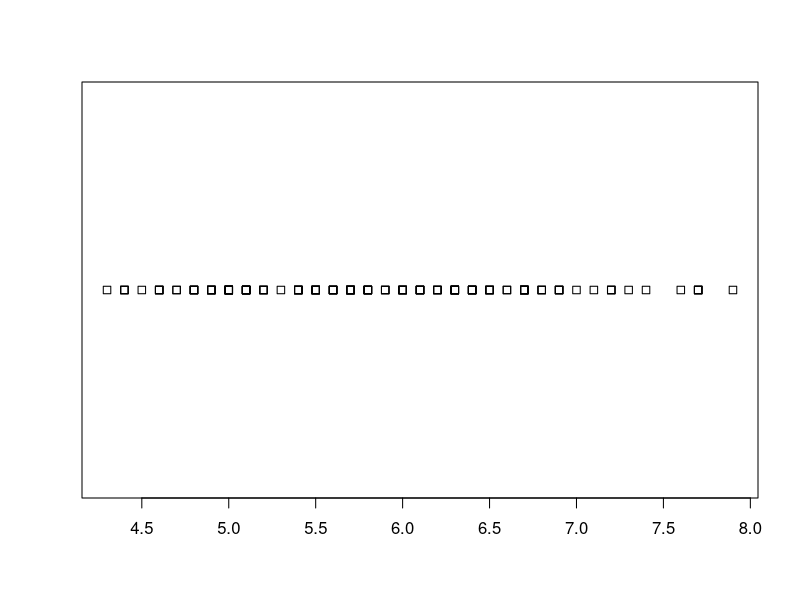
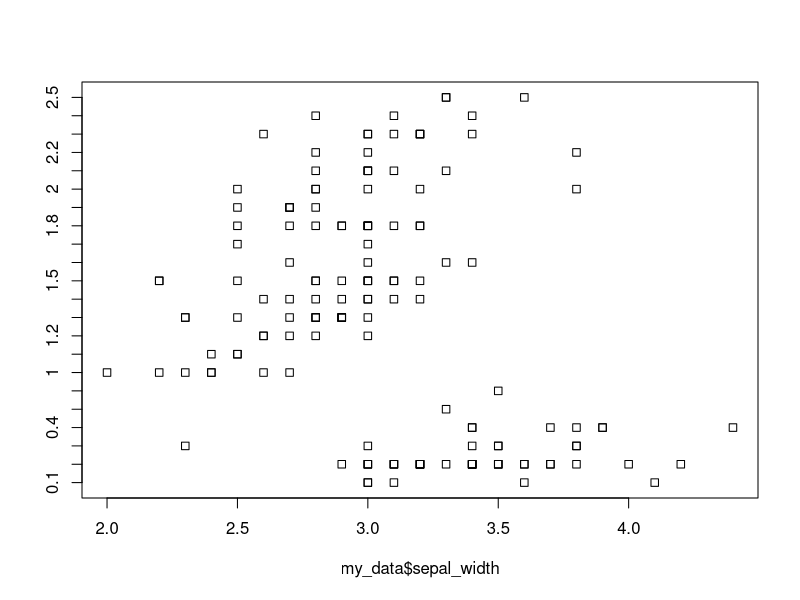
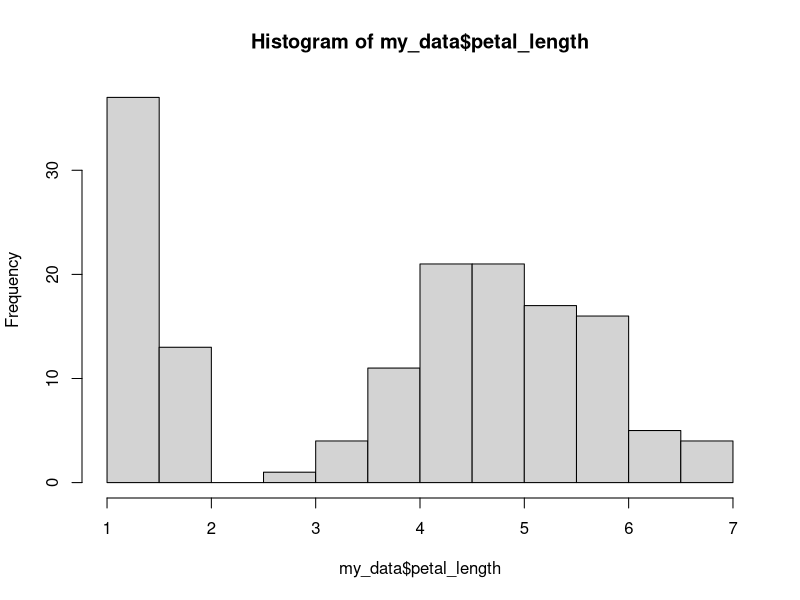
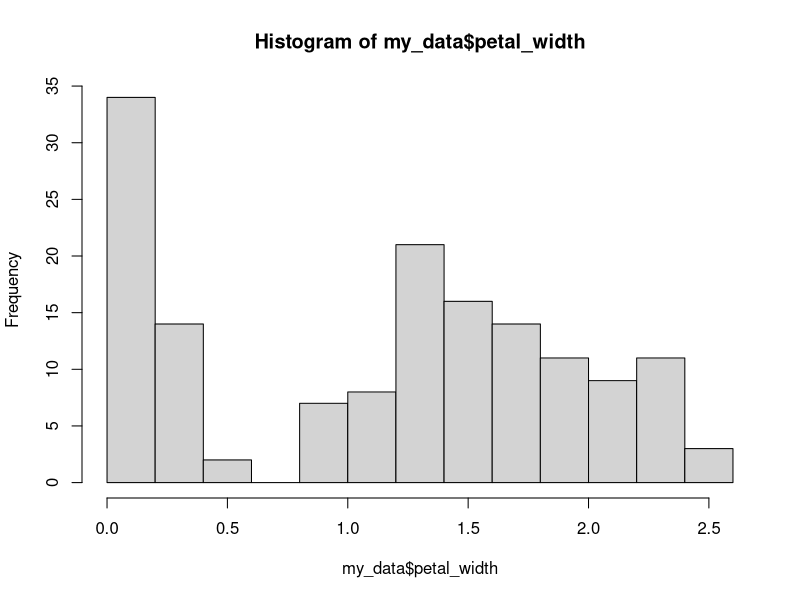
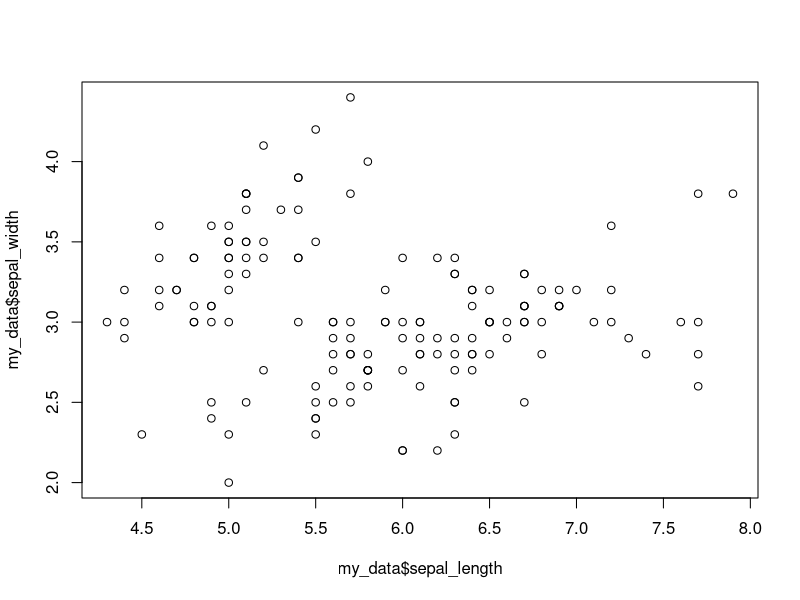
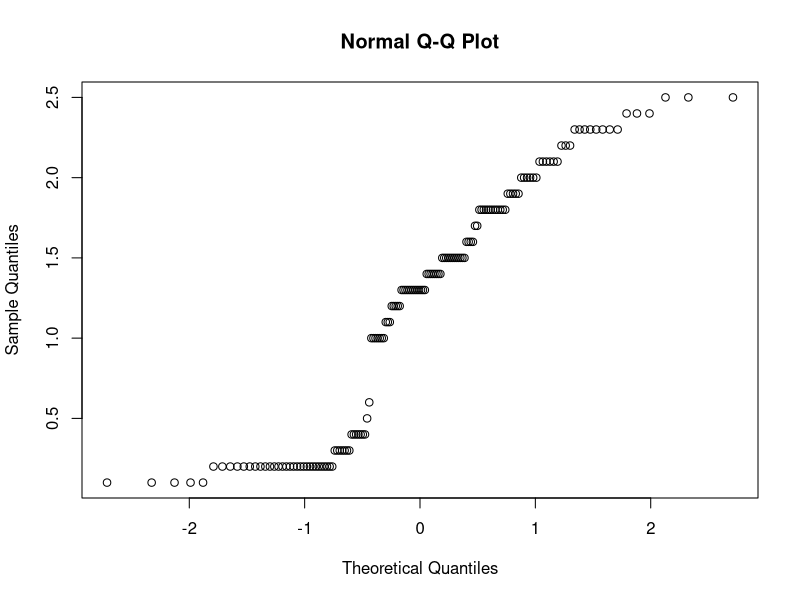
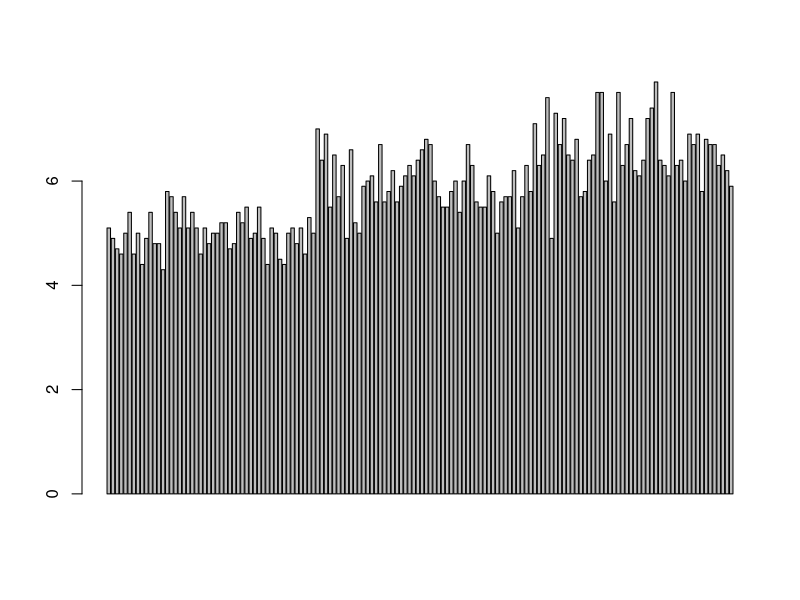
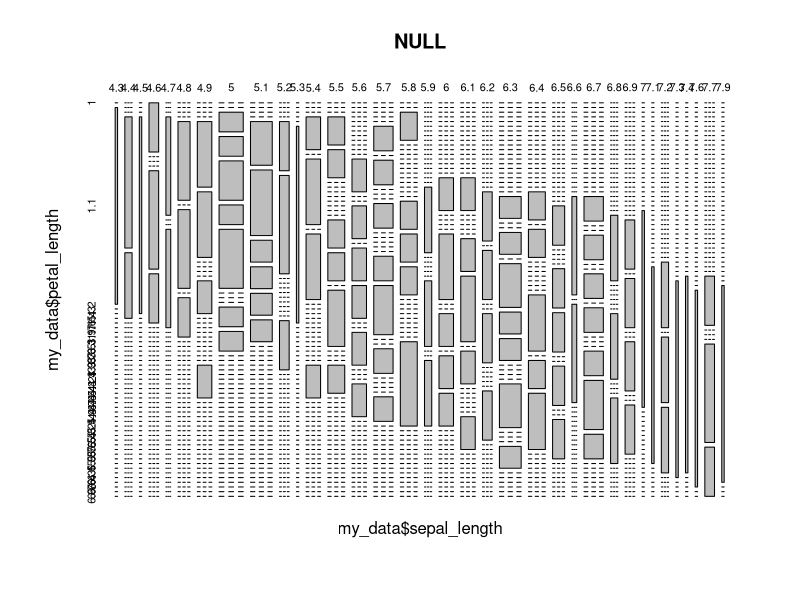

Here is the R script that generated these plots, in order:
# strip chart, histrogram, scatterplot, qqnorm plot, Bar plot, Mosaic plot, Box plot
library(readxl)
my_data <- read_excel("iris.xlsx", col_types = c("numeric", 
                                              "numeric", "numeric", "numeric", "text"))
View(my_data)

#Strip Chart
stripchart(my_data$sepal_length)
#ctrl+shift+6 to zoom in the chart and ctrl+shift+2 to zoom out

stripchart(my_data$sepal_width ~ my_data$petal_width)



# HISTOGRAM

hist(my_data$petal_length)  # it tells us about in which direction data lies more
hist(my_data$petal_width)   # we can check no of observation 



# PLOT

plot(my_data$sepal_length, my_data$sepal_width)


# qqnorm plot

qqnorm(my_data$petal_width)  # tells us about quantity of samples vs theoretical quantites


# Bar plot

barplot(my_data$sepal_length)

# mosaic plot
mosaicplot(~ my_data$sepal_length+my_data$petal_length) 
#its distribution tells us about in which place how much data lies


# Box plot
# for same type of variables

boxplot(my_data$sepal_length, my_data$sepal_width)

#for different type of variables
boxplot(my_data$petal_width ~ my_data$species)
